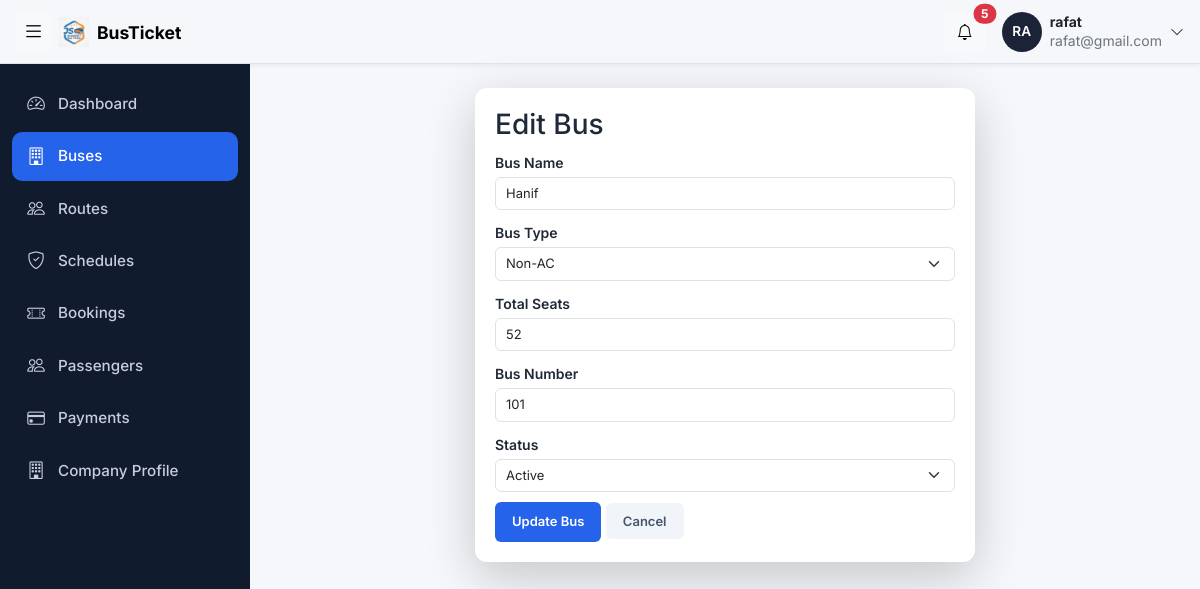
Screenshot of /company_admin/bus_edit.php?bus_id=1 (signed in) with the database file from the repository.
### tables this page shows
CREATE TABLE `buses` (
  `bus_id` int(11) NOT NULL,
  `company_id` int(11) NOT NULL,
  `bus_name` varchar(100) NOT NULL,
  `bus_type` enum('AC','Non-AC','Sleeper','Business Class') NOT NULL,
  `total_seats` int(11) NOT NULL,
  `status` enum('active','inactive') NOT NULL,
  `bus_number` varchar(50) NOT NULL
);

### company_admin/bus_edit.php (the view, shortened to what this page needs)
<?php
include '../config/db.php';
$company_id = $_SESSION['company_id'];
$bus_id = $_GET['bus_id'];
$sql = "SELECT * FROM buses
        WHERE bus_id = '$bus_id'
        AND company_id = '$company_id'";
$result = $conn->query($sql);
$bus = $result->fetch_assoc();
?>
<!DOCTYPE html>
<html lang="en">
<head>
    <?php include '../includes/admin_css.php'; ?>
</head>
<body>
<?php include '../includes/topbar.php'; ?>
<div class="layout">
    <?php include '../includes/c_buses_bar.php'; ?>
    <main class="container-fluid py-4 px-4">
        <div class="company-card edit-form-card p-4">
            <h3>Edit Bus</h3>
            <form method="post" action="bus_edit.php?bus_id=<?php echo $bus_id; ?>">
                <div class="mb-3">
                    <label>Bus Name</label>
                    <input type="text" class="form-control" name="bus_name"
                           value="<?php echo htmlspecialchars($bus['bus_name'], ENT_QUOTES, 'UTF-8'); ?>" required>
                </div>
                <div class="mb-3">
                    <label>Bus Type</label>
                    <select class="form-select" name="bus_type" required>
                        <?php foreach (['AC', 'Non-AC', 'Sleeper', 'Business Class'] as $type) { ?>
                            <option value="<?php echo $type; ?>" <?php echo $bus['bus_type'] === $type ? 'selected' : ''; ?>><?php echo $type; ?></option>
                        <?php } ?>
                    </select>
                </div>
                <div class="mb-3">
                    <label>Total Seats</label>
                    <input type="number" min="1" class="form-control" name="total_seats"
                           value="<?php echo (int)$bus['total_seats']; ?>" required>
                </div>
                <div class="mb-3">
                    <label>Bus Number</label>
                    <input type="text" class="form-control" name="bus_number"
                           value="<?php echo htmlspecialchars($bus['bus_number'], ENT_QUOTES, 'UTF-8'); ?>" required>
                </div>
                <div class="mb-3">
                    <label>Status</label>
                    <select class="form-select" name="status" required>
                        <option value="active" <?php echo $bus['status'] === 'active' ? 'selected' : ''; ?>>Active</option>
                    </select>
                </div>
                <button type="submit" class="btn-save">Update Bus</button>
                <a href="buses.php" class="btn-cancel">Cancel</a>
            </form>
        </div>
    </main>
</div>
</body>
</html>

### assets/css/admin.css (style rules this page uses)
:root { --topbar-h: 64px; --sidebar-w: 250px; --sidebar-w-collapsed: 72px; --brand: #2563eb; --ink: #1b2437; --bg: #f4f6fa; }
body { background: var(--bg); color: var(--ink); font-family: "Inter", "Nirmala UI", system-ui, sans-serif; }
.layout { display: flex; min-height: calc(100vh - var(--topbar-h)); margin-top: var(--topbar-h); }
.layout > .sidebar + * { flex: 1; min-width: 0; margin-left: var(--sidebar-w); transition: margin-left .25s ease; }

### assets/css/companies.css (style rules this page uses)
body { background: #f5f7fb; font-family: 'Inter', sans-serif; color: #202938; }
.company-card { background: white; border-radius: 12px; padding: 22px; box-shadow: 0 3px 15px rgba(0,0,0,0.04); }
.btn-cancel, .btn-save { padding: 10px 17px; border-radius: 6px; border: none; font-size: 13px; font-weight: 600; }
.btn-cancel { background: #f1f5f9; color: #475569; }
.btn-save { background: #2563eb; color: white; }
a { text-decoration: none; }
.edit-form-card { max-width: 500px; margin: 0 auto; padding: 20px !important; box-shadow: 0 15px 50px rgba(0, 0, 0, 0.2); }
.edit-form-card label { font-size: 14px; font-weight: 600 ; margin-bottom: 4px; }
.edit-form-card .form-control, .edit-form-card .form-select { font-size: 13px; padding: 6px 10px; }
.edit-form-card .mb-3 { margin-bottom: 10px !important; }

### assets/css/adminbar.css (style rules this page uses)
body { background: #f5f7fb; font-family: 'Inter', sans-serif; color: #202938; }
.company-card { background: white; border-radius: 12px; padding: 22px; box-shadow: 0 3px 15px rgba(0,0,0,0.04); }
.btn-cancel, .btn-save { padding: 10px 17px; border-radius: 6px; border: none; font-size: 13px; font-weight: 600; }
.btn-cancel { background: #f1f5f9; color: #475569; }
.btn-save { background: #2563eb; color: white; }
a { text-decoration: none; }
.edit-form-card { max-width: 500px; margin: 0 auto; padding: 20px !important; box-shadow: 0 15px 50px rgba(0, 0, 0, 0.2); }
.edit-form-card label { font-size: 14px; font-weight: 600 ; margin-bottom: 4px; }
.edit-form-card .form-control, .edit-form-card .form-select { font-size: 13px; padding: 6px 10px; }
.edit-form-card .mb-3 { margin-bottom: 10px !important; }

### rows the page displays
buses: bus_name "Hanif", bus_type "Non-AC", total_seats "52", bus_number "101", status "Active"

### other values shown
substr($_SESSION['name'], 0, 2) "RA"
$_SESSION['name'] "rafat"
$_SESSION['email'] "rafat@gmail.com"
